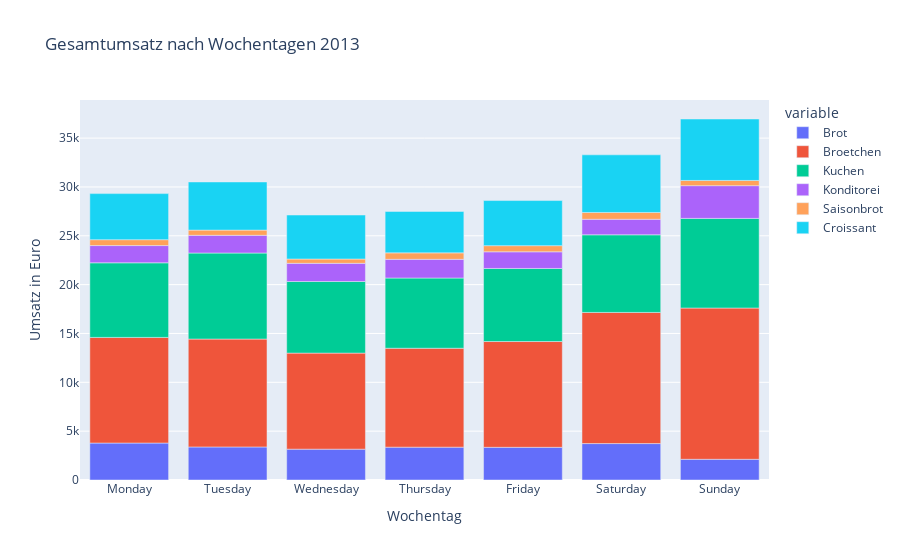
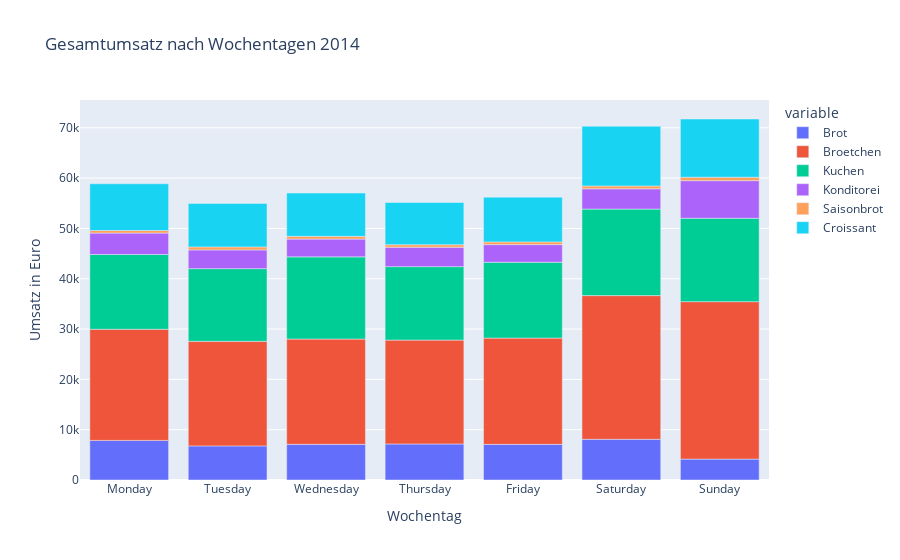

Notebook source saved alongside these figures, in order:
### Code cell
#die wochentage mal für jedes jahr anschauen
plot_produktgruppen(data_2013, 2013)
plot_produktgruppen(data_2014, 2014)
plot_produktgruppen(data_2015, 2015)

### Figure 1 — Plotly figure (JSON) as saved in the notebook; plotly's stock layout.template omitted (floating-point values rounded to 4 significant figures)
{"data": [{"alignmentgroup": "True", "hovertemplate": "variable=Brot<br>Wochentag=%{x}<br>value=%{y}<extra></extra>", "legendgroup": "Brot", "marker": {"color": "#636efa", "pattern": {"shape": ""}}, "name": "Brot", "offsetgroup": "Brot", "orientation": "v", "showlegend": true, "textposition": "auto", "type": "bar", "x": ["Friday", "Monday", "Saturday", "Sunday", "Thursday", "Tuesday", "Wednesday"], "xaxis": "x", "y": [3346.0, 3784.0, 3730.0, 2120.0, 3361.0, 3382.0, 3156.0], "yaxis": "y"}, {"alignmentgroup": "True", "hovertemplate": "variable=Broetchen<br>Wochentag=%{x}<br>value=%{y}<extra></extra>", "legendgroup": "Broetchen", "marker": {"color": "#EF553B", "pattern": {"shape": ""}}, "name": "Broetchen", "offsetgroup": "Broetchen", "orientation": "v", "showlegend": true, "textposition": "auto", "type": "bar", "x": ["Friday", "Monday", "Saturday", "Sunday", "Thursday", "Tuesday", "Wednesday"], "xaxis": "x", "y": [10830.0, 10810.0, 13420.0, 15490.0, 10130.0, 11050.0, 9835.0], "yaxis": "y"}, {"alignmentgroup": "True", "hovertemplate": "variable=Kuchen<br>Wochentag=%{x}<br>value=%{y}<extra></extra>", "legendgroup": "Kuchen", "marker": {"color": "#00cc96", "pattern": {"shape": ""}}, "name": "Kuchen", "offsetgroup": "Kuchen", "orientation": "v", "showlegend": true, "textposition": "auto", "type": "bar", "x": ["Friday", "Monday", "Saturday", "Sunday", "Thursday", "Tuesday", "Wednesday"], "xaxis": "x", "y": [7480.0, 7639.0, 7948.0, 9177.0, 7188.0, 8807.0, 7333.0], "yaxis": "y"}, {"alignmentgroup": "True", "hovertemplate": "variable=Konditorei<br>Wochentag=%{x}<br>value=%{y}<extra></extra>", "legendgroup": "Konditorei", "marker": {"color": "#ab63fa", "pattern": {"shape": ""}}, "name": "Konditorei", "offsetgroup": "Konditorei", "orientation": "v", "showlegend": true, "textposition": "auto", "type": "bar", "x": ["Friday", "Monday", "Saturday", "Sunday", "Thursday", "Tuesday", "Wednesday"], "xaxis": "x", "y": [1706.0, 1764.0, 1591.0, 3350.0, 1915.0, 1812.0, 1857.0], "yaxis": "y"}, {"alignmentgroup": "True", "hovertemplate": "variable=Saisonbrot<br>Wochentag=%{x}<br>value=%{y}<extra></extra>", "legendgroup": "Saisonbrot", "marker": {"color": "#FFA15A", "pattern": {"shape": ""}}, "name": "Saisonbrot", "offsetgroup": "Saisonbrot", "orientation": "v", "showlegend": true, "textposition": "auto", "type": "bar", "x": ["Friday", "Monday", "Saturday", "Sunday", "Thursday", "Tuesday", "Wednesday"], "xaxis": "x", "y": [628.9, 603.3, 695.3, 532.5, 662.1, 532.2, 440.9], "yaxis": "y"}, {"alignmentgroup": "True", "hovertemplate": "variable=Croissant<br>Wochentag=%{x}<br>value=%{y}<extra></extra>", "legendgroup": "Croissant", "marker": {"color": "#19d3f3", "pattern": {"shape": ""}}, "name": "Croissant", "offsetgroup": "Croissant", "orientation": "v", "showlegend": true, "textposition": "auto", "type": "bar", "x": ["Friday", "Monday", "Saturday", "Sunday", "Thursday", "Tuesday", "Wednesday"], "xaxis": "x", "y": [4618.0, 4716.0, 5902.0, 6292.0, 4240.0, 4932.0, 4505.0], "yaxis": "y"}], "layout": {"barmode": "relative", "legend": {"title": {"text": "variable"}, "tracegroupgap": 0}, "title": {"text": "Gesamtumsatz nach Wochentagen 2013"}, "xaxis": {"anchor": "y", "categoryarray": ["Monday", "Tuesday", "Wednesday", "Thursday", "Friday", "Saturday", "Sunday"], "categoryorder": "array", "domain": [0, 1], "title": {"text": "Wochentag"}}, "yaxis": {"anchor": "x", "domain": [0, 1], "title": {"text": "Umsatz in Euro"}}}}

### Figure 2 — Plotly figure (JSON) as saved in the notebook; plotly's stock layout.template omitted (floating-point values rounded to 4 significant figures)
{"data": [{"alignmentgroup": "True", "hovertemplate": "variable=Brot<br>Wochentag=%{x}<br>value=%{y}<extra></extra>", "legendgroup": "Brot", "marker": {"color": "#636efa", "pattern": {"shape": ""}}, "name": "Brot", "offsetgroup": "Brot", "orientation": "v", "showlegend": true, "textposition": "auto", "type": "bar", "x": ["Friday", "Monday", "Saturday", "Sunday", "Thursday", "Tuesday", "Wednesday"], "xaxis": "x", "y": [7085.0, 7871.0, 8096.0, 4152.0, 7165.0, 6781.0, 7087.0], "yaxis": "y"}, {"alignmentgroup": "True", "hovertemplate": "variable=Broetchen<br>Wochentag=%{x}<br>value=%{y}<extra></extra>", "legendgroup": "Broetchen", "marker": {"color": "#EF553B", "pattern": {"shape": ""}}, "name": "Broetchen", "offsetgroup": "Broetchen", "orientation": "v", "showlegend": true, "textposition": "auto", "type": "bar", "x": ["Friday", "Monday", "Saturday", "Sunday", "Thursday", "Tuesday", "Wednesday"], "xaxis": "x", "y": [21120.0, 22090.0, 28560.0, 31300.0, 20650.0, 20780.0, 20930.0], "yaxis": "y"}, {"alignmentgroup": "True", "hovertemplate": "variable=Kuchen<br>Wochentag=%{x}<br>value=%{y}<extra></extra>", "legendgroup": "Kuchen", "marker": {"color": "#00cc96", "pattern": {"shape": ""}}, "name": "Kuchen", "offsetgroup": "Kuchen", "orientation": "v", "showlegend": true, "textposition": "auto", "type": "bar", "x": ["Friday", "Monday", "Saturday", "Sunday", "Thursday", "Tuesday", "Wednesday"], "xaxis": "x", "y": [15080.0, 14860.0, 17190.0, 16580.0, 14600.0, 14440.0, 16340.0], "yaxis": "y"}, {"alignmentgroup": "True", "hovertemplate": "variable=Konditorei<br>Wochentag=%{x}<br>value=%{y}<extra></extra>", "legendgroup": "Konditorei", "marker": {"color": "#ab63fa", "pattern": {"shape": ""}}, "name": "Konditorei", "offsetgroup": "Konditorei", "orientation": "v", "showlegend": true, "textposition": "auto", "type": "bar", "x": ["Friday", "Monday", "Saturday", "Sunday", "Thursday", "Tuesday", "Wednesday"], "xaxis": "x", "y": [3502.0, 4255.0, 4029.0, 7472.0, 3857.0, 3729.0, 3531.0], "yaxis": "y"}, {"alignmentgroup": "True", "hovertemplate": "variable=Saisonbrot<br>Wochentag=%{x}<br>value=%{y}<extra></extra>", "legendgroup": "Saisonbrot", "marker": {"color": "#FFA15A", "pattern": {"shape": ""}}, "name": "Saisonbrot", "offsetgroup": "Saisonbrot", "orientation": "v", "showlegend": true, "textposition": "auto", "type": "bar", "x": ["Friday", "Monday", "Saturday", "Sunday", "Thursday", "Tuesday", "Wednesday"], "xaxis": "x", "y": [543.4, 511.8, 566.3, 682.4, 510.3, 603.2, 545.7], "yaxis": "y"}, {"alignmentgroup": "True", "hovertemplate": "variable=Croissant<br>Wochentag=%{x}<br>value=%{y}<extra></extra>", "legendgroup": "Croissant", "marker": {"color": "#19d3f3", "pattern": {"shape": ""}}, "name": "Croissant", "offsetgroup": "Croissant", "orientation": "v", "showlegend": true, "textposition": "auto", "type": "bar", "x": ["Friday", "Monday", "Saturday", "Sunday", "Thursday", "Tuesday", "Wednesday"], "xaxis": "x", "y": [8891.0, 9291.0, 11870.0, 11570.0, 8375.0, 8627.0, 8604.0], "yaxis": "y"}], "layout": {"barmode": "relative", "legend": {"title": {"text": "variable"}, "tracegroupgap": 0}, "title": {"text": "Gesamtumsatz nach Wochentagen 2014"}, "xaxis": {"anchor": "y", "categoryarray": ["Monday", "Tuesday", "Wednesday", "Thursday", "Friday", "Saturday", "Sunday"], "categoryorder": "array", "domain": [0, 1], "title": {"text": "Wochentag"}}, "yaxis": {"anchor": "x", "domain": [0, 1], "title": {"text": "Umsatz in Euro"}}}}
